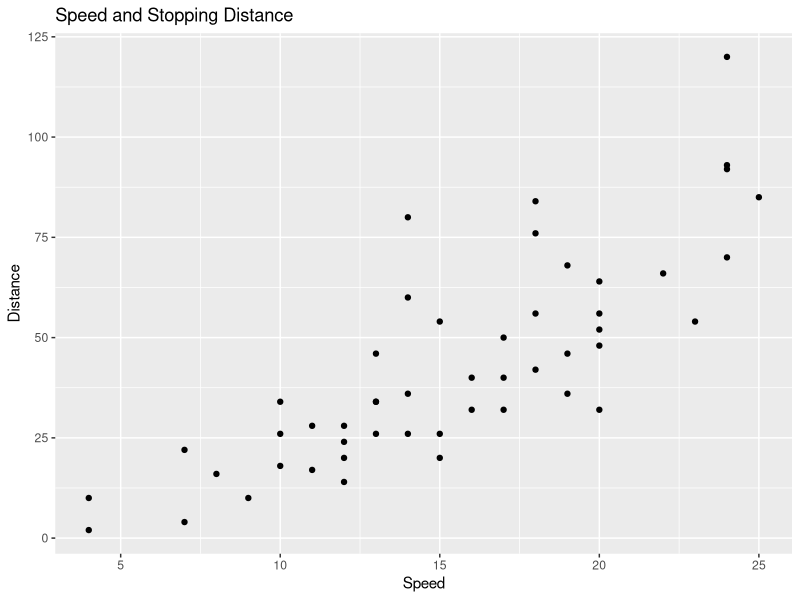

Recreate this plot in R.
## ---- chunk 1
library(ggplot2)

ggplot(cars, aes(x = speed, y = dist)) +
  geom_point() +
  labs(
    title = "Speed and Stopping Distance",
    x = "Speed",
    y = "Distance"
  )
